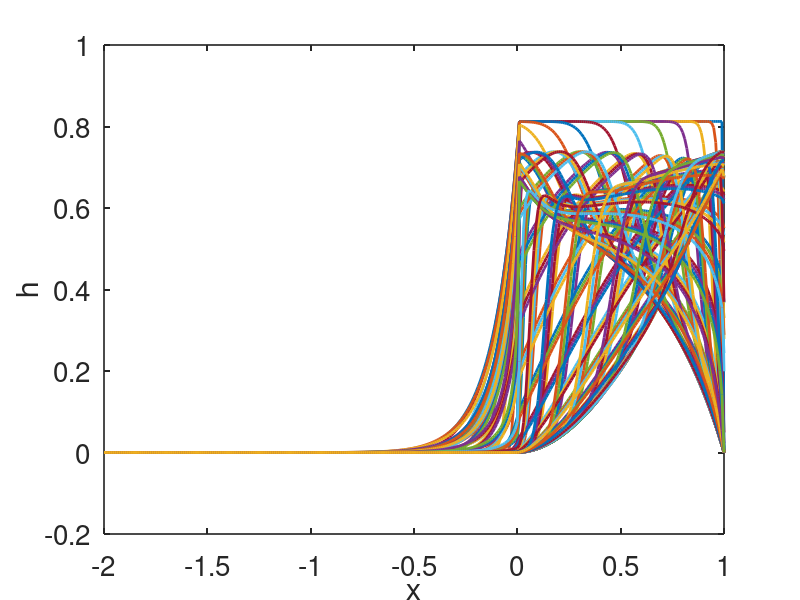
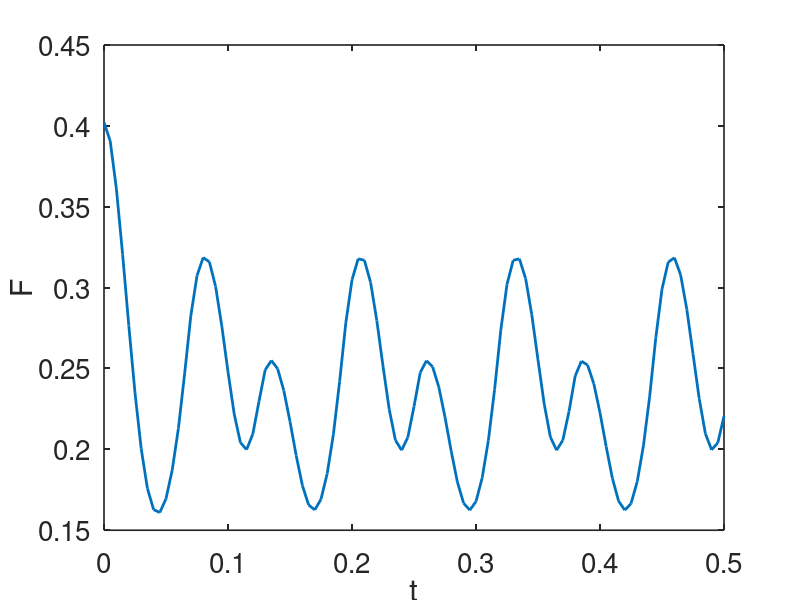
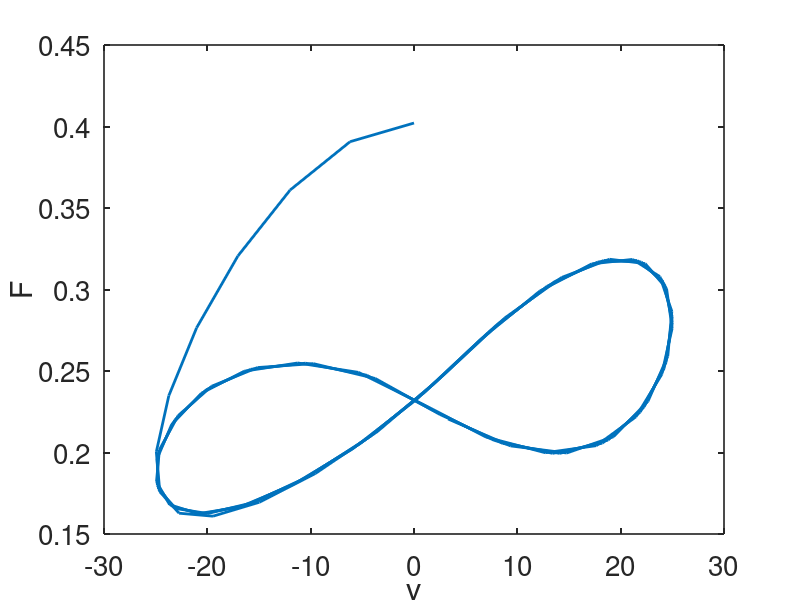

Reproduce these figures in MATLAB, in order.
% this code is to solve the Huxley crossbridge mode using upwinding and the method of lines

% to solve u_t + J_x= f(u), with MoL and upwinding (written in conservation
% form, J = v*u), where v is a function of x, t, and u
function pde_MoL_upwind
global dx N x f1 g1 g2

set(0,                           ...
   'defaultaxesfontsize', 20,   ...
   'defaultaxeslinewidth', 1.2, ...
   'defaultlinelinewidth', 2.0, ...
   'defaultpatchlinewidth', 0.7); 


g1=10;
g2=209;
f1=43.3;
% put parameters into a structure so that they're accessible to the sub-functions
p.h=1;
 
% spatial grid
dx = 0.01;
x = [-2*p.h:dx:p.h];% grid points
N = length(x); % number of points in grid
%initial data:
u0 =f(x)./(f(x)+g(x));

% Use the method of lines (MoL) with upwinding
t_end = 0.5;  % 
tstep = 0.005;
%specify the output points
tspan = [0:tstep:t_end];
tic
%solve the  MOL differential equations
[T,S] = ode23(@deRHS,tspan, u0' );  
% for this problem, ode23 is fastest, ode15s is next and ode 23s is slowest
 toc
figure(1)
for j = 1:length(T)
    plot(x,S(j,:),'linewidth',2) 
    
 hold on
end
xlabel('x')
ylabel('h')
hold off

% calculate the force
 F = S*x'*dx;
 figure(2)
 plot(T,F)
xlabel('t')
ylabel('F')
 
figure(3)
 plot(v(T),F)
 xlabel('v')
ylabel('F')

 end
%the right hand side for ode simulation:
function s_prime=deRHS(t,u)
global dx N x
 % by definition, J = v*u, where v = v(x,t,u) in general
% first evaluate v_{j-1/2}
 
xjmh = [x-dx/2,x(N)+dx/2]'; % (x_{j-1/2})
ujmh = ([u;0]+[0;u])/2;  %u_{j-1/2} The zero fill is a ghost point outside the grid

%use xjmh and ujmh to evaluate v_{j-1/2} = v(xjmh,t,ujmh) 

% here is where you evaluate v(x,t,u)
 vjmh = v(t) ;
 
 %this is upwinding:
Jmh = vjmh.*((vjmh>0).*[0;u]+(vjmh<0).*[u;0]);

Fu = (Jmh(1:end-1)-Jmh(2:end))/dx;  %finite difference in x
 
 
s_prime =  (Fu + (1-u).*f(x')-u.*g(x'));
end

% binding functions

 function  out = f(x)
global f1
 
out = 0 + (x>0 & x<1).*(f1*x);
end

function  out = g(x)
global g1 g2

out = g2*(x<=0) + g1*x.*(x>0);
end 

function out=v(t)

% specify the velocity as a function of t
% in general this can be a functioin of x, t, and u

out = -25*sin(50*t);
end
